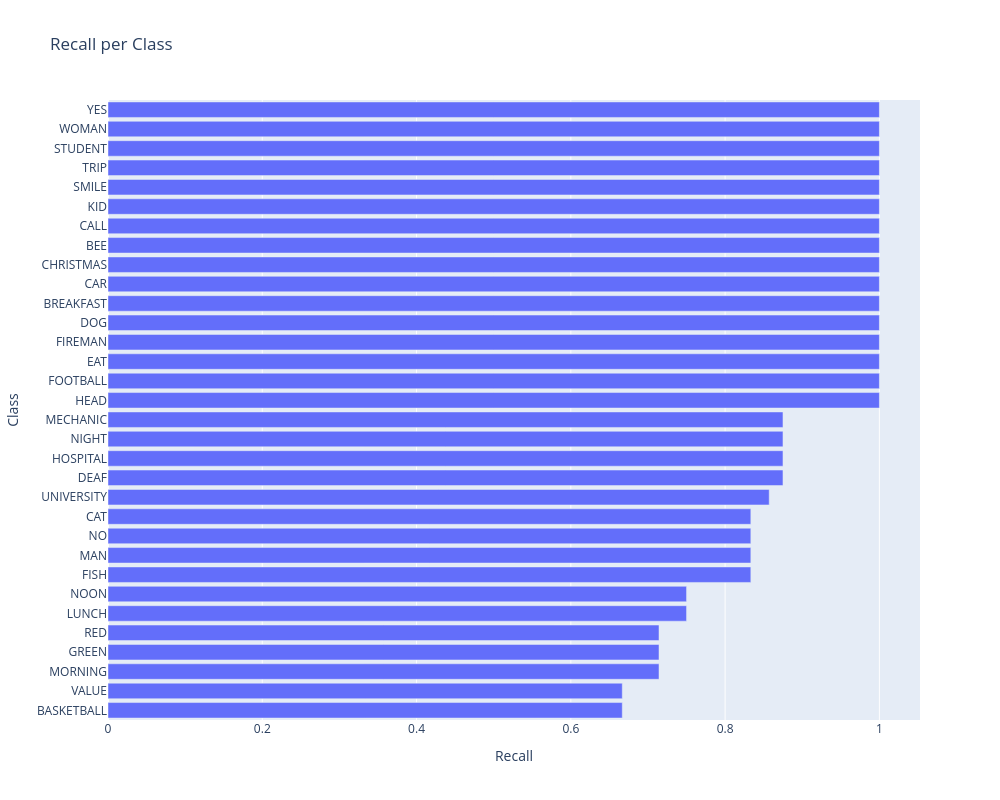

The notebook cell saved with this chart:
### Code cell
from sklearn.metrics import recall_score

recalls = recall_score(
    y_true,
    y_pred,
    labels=labels_ids,
    average=None,
    zero_division=0
)

order = np.argsort(recalls)

fig = go.Figure(go.Bar(
    x=recalls[order],
    y=labels_names[order],
    orientation="h"
))

fig.update_layout(
    title="Recall per Class",
    xaxis_title="Recall",
    yaxis_title="Class",
    width=1000,
    height=800,
)

fig.show()

### Figure 1 — Plotly figure (JSON) as saved in the notebook; plotly's stock layout.template omitted (floating-point values rounded to 4 significant figures)
{"data": [{"orientation": "h", "type": "bar", "x": [0.6667, 0.6667, 0.7143, 0.7143, 0.7143, 0.75, 0.75, 0.8333, 0.8333, 0.8333, 0.8333, 0.8571, 0.875, 0.875, 0.875, 0.875, 1.0, 1.0, 1.0, 1.0, 1.0, 1.0, 1.0, 1.0, 1.0, 1.0, 1.0, 1.0, 1.0, 1.0, 1.0, 1.0], "y": ["BASKETBALL", "VALUE", "MORNING", "GREEN", "RED", "LUNCH", "NOON", "FISH", "MAN", "NO", "CAT", "UNIVERSITY", "DEAF", "HOSPITAL", "NIGHT", "MECHANIC", "HEAD", "FOOTBALL", "EAT", "FIREMAN", "DOG", "BREAKFAST", "CAR", "CHRISTMAS", "BEE", "CALL", "KID", "SMILE", "TRIP", "STUDENT", "WOMAN", "YES"]}], "layout": {"height": 800, "title": {"text": "Recall per Class"}, "width": 1000, "xaxis": {"title": {"text": "Recall"}}, "yaxis": {"title": {"text": "Class"}}}}
